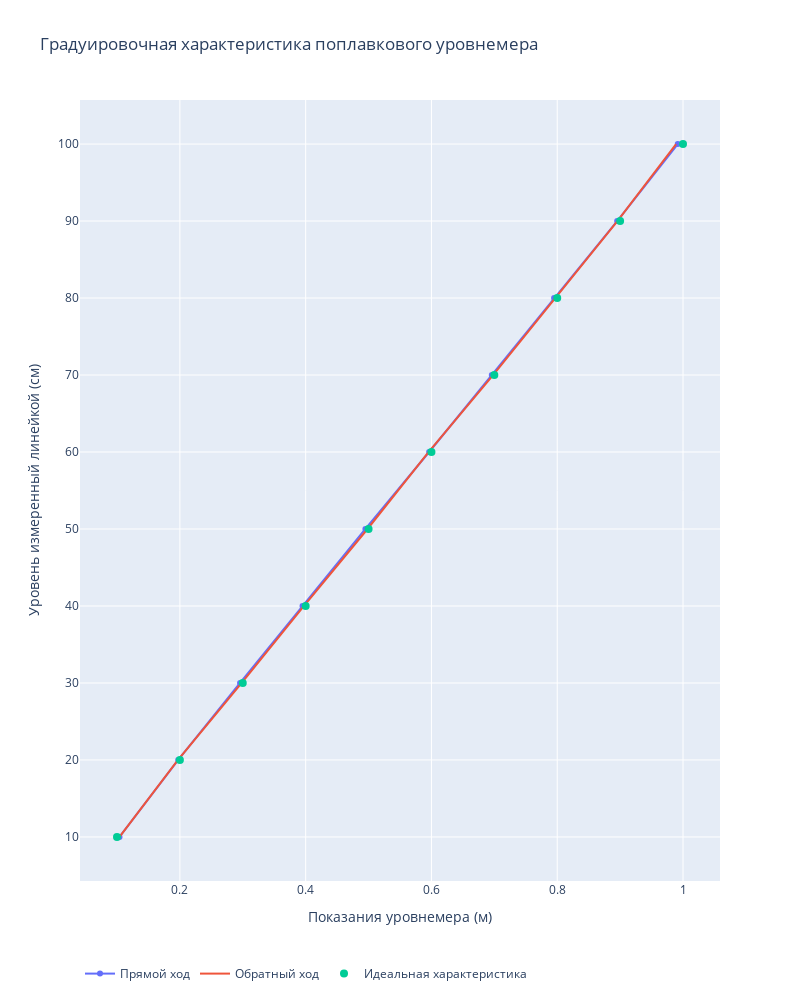

Write notebook code for a chart like this one.
### Code cell
#Построение градуировочной характеристики
fig = go.Figure()

# Для хода поплавка вверх
fig.add_trace(go.Scatter(
    x=new_data['mean_up'],
    y=new_data.index,
    name='Прямой ход',
    mode='lines+markers'
))

# Для хода поплавка вниз
fig.add_trace(go.Scatter(
    x=new_data['mean_down'],
    y=new_data.index,
    name='Обратный ход',
    mode='lines'
))

# Идеальные показатели уровня жидкости в резервуаре(по показателям линейки)
fig.add_trace(go.Scatter(
    x=pd.Series(new_data.index).apply(lambda x: int(x)/100),
    y=new_data.index,
    name='Идеальная характеристика',
    mode='markers',
    marker=dict(size=8)
))

fig.update_layout(
    title='Градуировочная характеристика поплавкового уровнемера',
    yaxis_title='Уровень измеренный линейкой (см)',
    xaxis_title='Показания уровнемера (м)',
    legend_orientation='h',
    hovermode='x',
    width=800, height=1000,
)

fig.show()
fig.write_html('plotly/floatLevelGaugeChar.html')

### Figure 1 — Plotly figure (JSON) as saved in the notebook; plotly's stock layout.template omitted (floating-point values rounded to 4 significant figures)
{"data": [{"mode": "lines+markers", "name": "Прямой ход", "type": "scatter", "x": [0.104, 0.1973, 0.2957, 0.395, 0.495, 0.5963, 0.696, 0.795, 0.8953, 0.9917], "y": ["10", "20", "30", "40", "50", "60", "70", "80", "90", "100"]}, {"mode": "lines", "name": "Обратный ход", "type": "scatter", "x": [0.104, 0.197, 0.2983, 0.3973, 0.4983, 0.5953, 0.698, 0.7963, 0.8957, 0.989], "y": ["10", "20", "30", "40", "50", "60", "70", "80", "90", "100"]}, {"marker": {"size": 8}, "mode": "markers", "name": "Идеальная характеристика", "type": "scatter", "x": [0.1, 0.2, 0.3, 0.4, 0.5, 0.6, 0.7, 0.8, 0.9, 1], "y": ["10", "20", "30", "40", "50", "60", "70", "80", "90", "100"]}], "layout": {"height": 1000, "hovermode": "x", "legend": {"orientation": "h"}, "title": {"text": "Градуировочная характеристика поплавкового уровнемера"}, "width": 800, "xaxis": {"title": {"text": "Показания уровнемера (м)"}}, "yaxis": {"title": {"text": "Уровень измеренный линейкой (см)"}}}}
